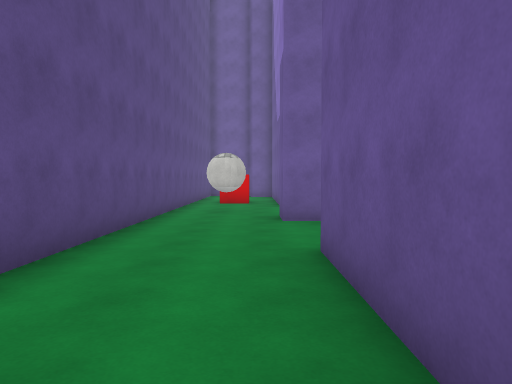
[1] (above)

24 first-person views from a walk through a Unity game level. The camera is 1.5 m above the floor, tilts 2° down and sees 70° across. The floor is counted in squares, 1.8 m on a side. Each view is taken from the middle of a square. On the plan, view 1 faces up. The plan holds only what a view shows up to about 12 squares ahead; the rest is blank. The place goes on beyond the plan. The player character is not drawn. Surface patterns are stand-ins for the level's own textures.

[2]
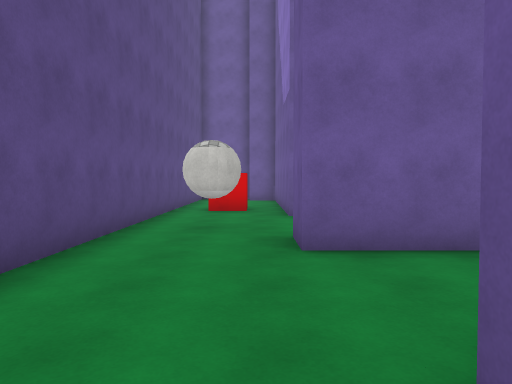

[3]
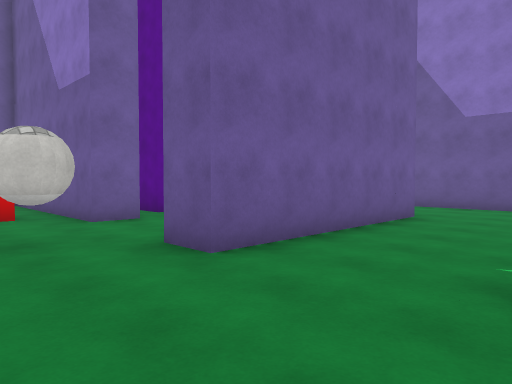

[4]
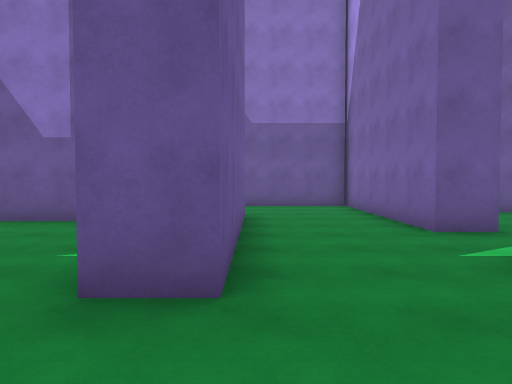

[5]
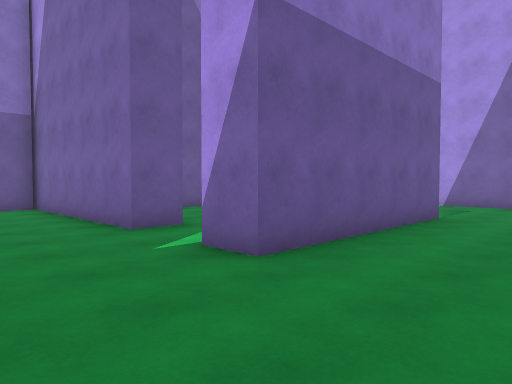

[6]
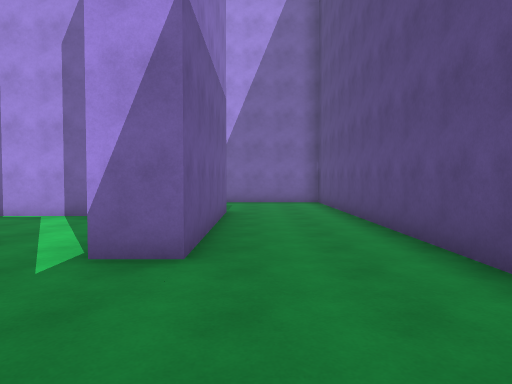

[7]
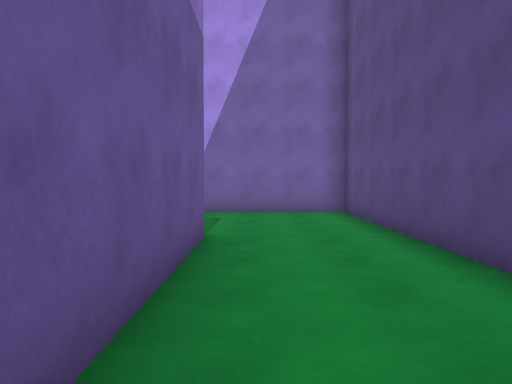

[8]
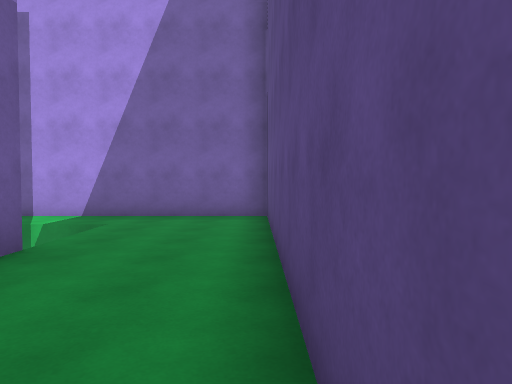

[9]
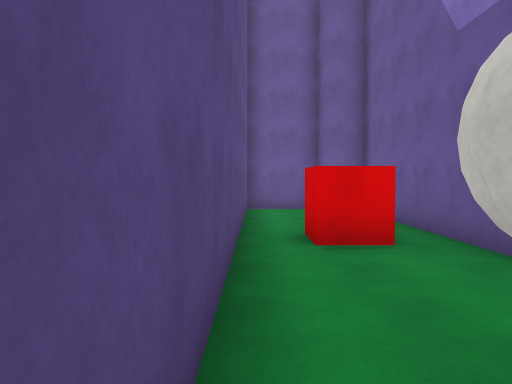

[10]
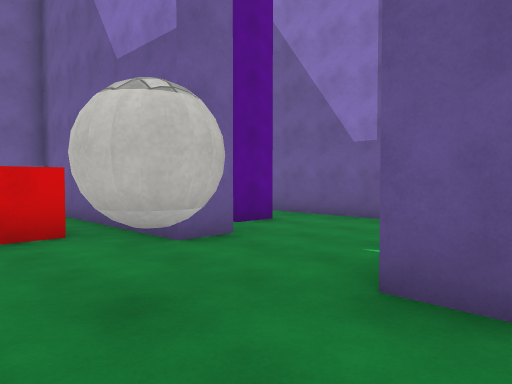

[11]
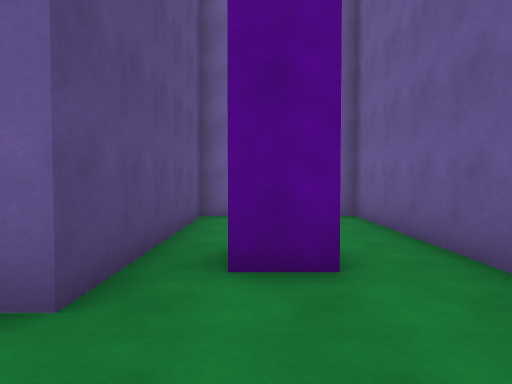

[12]
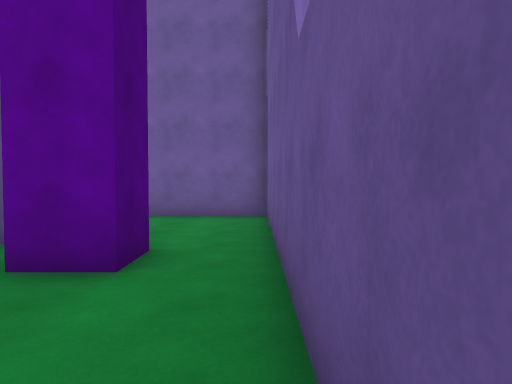

[13]
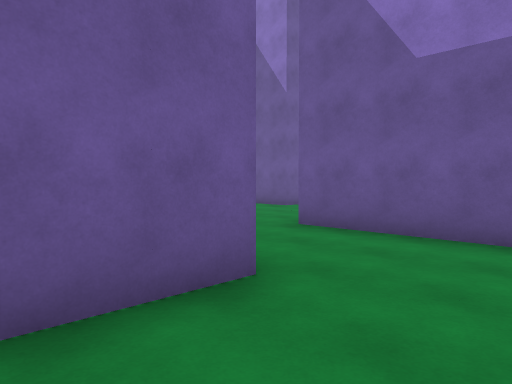

[14]
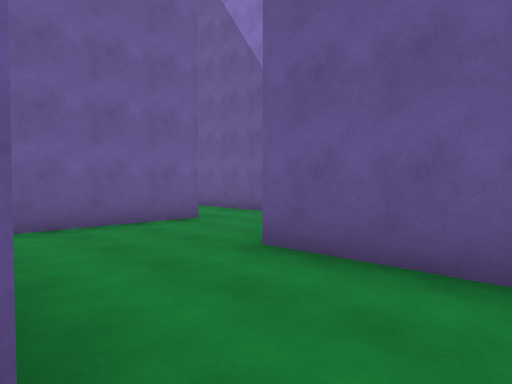

[15]
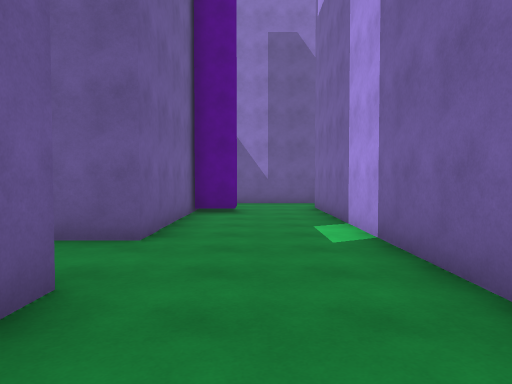

[16]
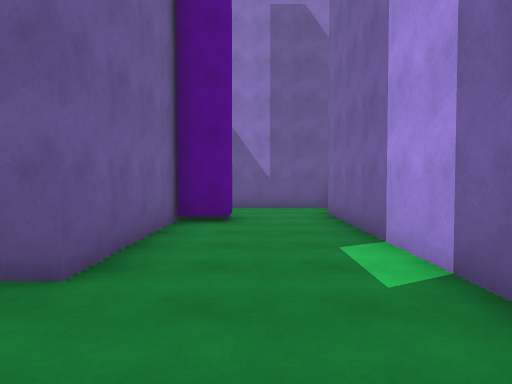

[17]
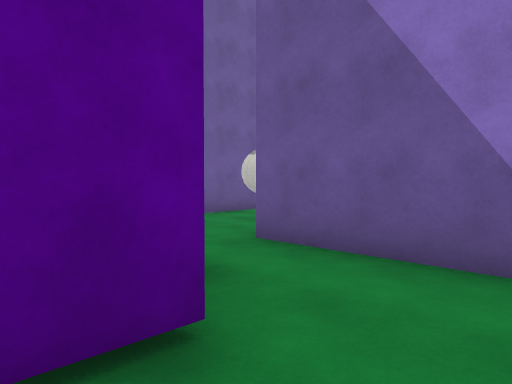

[18]
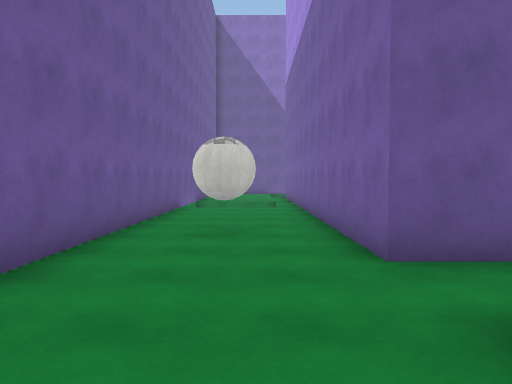

[19]
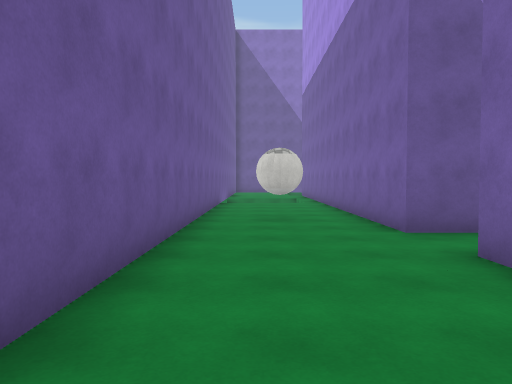

[20]
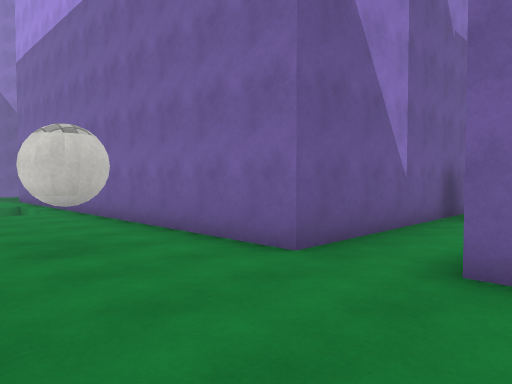

[21]
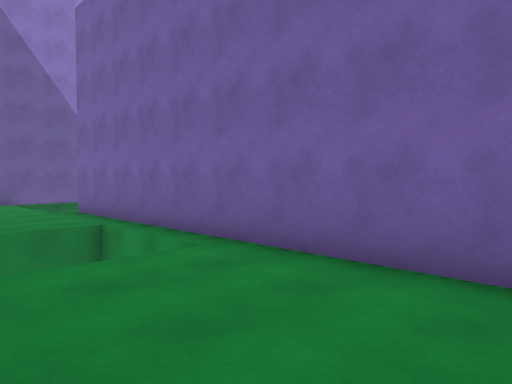

[22]
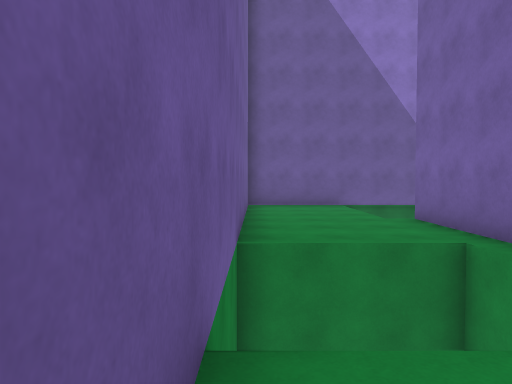

[23]
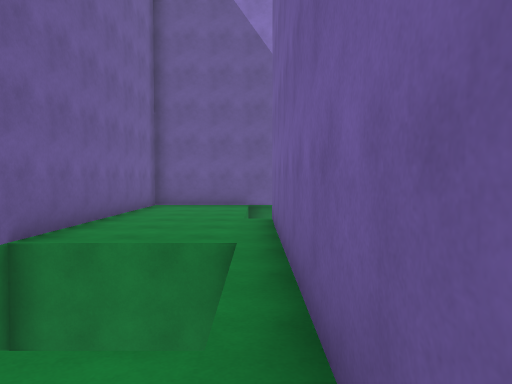

[24]
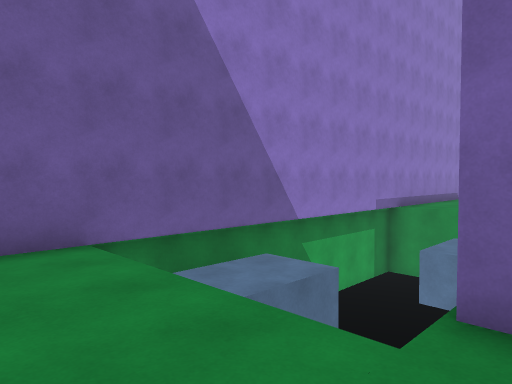

### Floor plan
Key: @ floor where view 1 was taken; # wall or solid block; . floor; v drop or lower ground; B ball; R red block.
Columns run from 3 left of view 1 to 38 right of it. Each row starts with its distance up from view 1.
 19  ###
 18  ..#######          ############  ########
 17 #.. #....#         ............vvv.......#
 16 #.. #....#      # ........B....v  .......#
 15 #...#....#      #  .......B....v  .......#
 14 #...#....#     .#   .................vvvv#
 13 #.R.#.#..#####..######..#############v vv#
 12 #...#....#...........#..#              vv#
 11 #........#..............#              vv#
 10 #........#..............#                #
  9 #.B.... .#...#########..#             vvv#
  8 #...######...#         .#             vvv#
  7 #............#          #              vv#
  6 #............#                          v#
  5 #............#                         vv#
  4 #...#..#######                          .#
  3 #...#...
  2 #...# ....
  1 #...# .....#
  0 #..@#  ... #
 -1 #...#  ###
 -2 #...v
 -3 #...v
 -4 #......
 -5 #......
 -6 #######

Where each view was taken, in squares from view 1:
view 1: 0 up, 0 right, facing up
view 2: 3 up, 0 right, facing up
view 3: 4 up, 2 left, facing up-right
view 4: 7 up, 2 left, facing right
view 5: 7 up, 2 left, facing down-right
view 6: 8 up, 0 right, facing down
view 7: 4 up, 0 right, facing down
view 8: 3 up, 2 left, facing down
view 9: 8 up, 2 left, facing up
view 10: 7 up, 2 left, facing up-right
view 11: 9 up, 3 right, facing up
view 12: 9 up, 5 right, facing up
view 13: 5 up, 4 right, facing up-right
view 14: 6 up, 6 right, facing up-right
view 15: 11 up, 8 right, facing right
view 16: 11 up, 10 right, facing right
view 17: 10 up, 17 right, facing up-right
view 18: 15 up, 17 right, facing right
view 19: 16 up, 15 right, facing right
view 20: 17 up, 18 right, facing down-right
view 21: 17 up, 24 right, facing down-right
view 22: 17 up, 26 right, facing right
view 23: 14 up, 26 right, facing right
view 24: 16 up, 33 right, facing down-right
